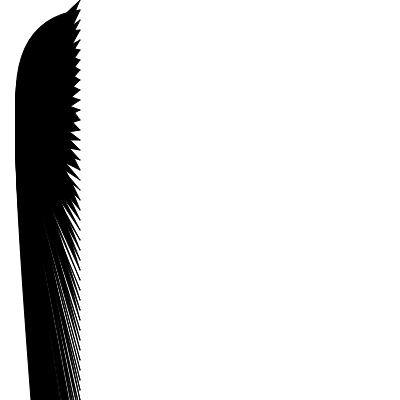
Frame 1 (no input)
Frame 60 (no input): identical to frame 1, image omitted
Frame 120 (the mouse pressed at the canvas centre since frame 60): identical to frame 1, image omitted

The p5.js sketch that drew this single still picture (run headless with seeded random() and noise() and a simulated clock; from frame 60 on, the mouse is pressed at the canvas centre):

// p5.js sketch
// ── sketch.js
let values = [];

function setup() {
  createCanvas(400, 400);
  for (let index = 0; index < 100; index++) {
    values[index] = random(100);
    
  }
}

function draw() {
  background(255);
  fill(0);
  for (let i = 0; i < values.length; i++) {
    beginShape();
      vertex(80, i*10);
      quadraticVertex(0, values[i], 20, 140);
    endShape(CLOSE)
    
  }
// array.forEach(element => {
  
// });

}
